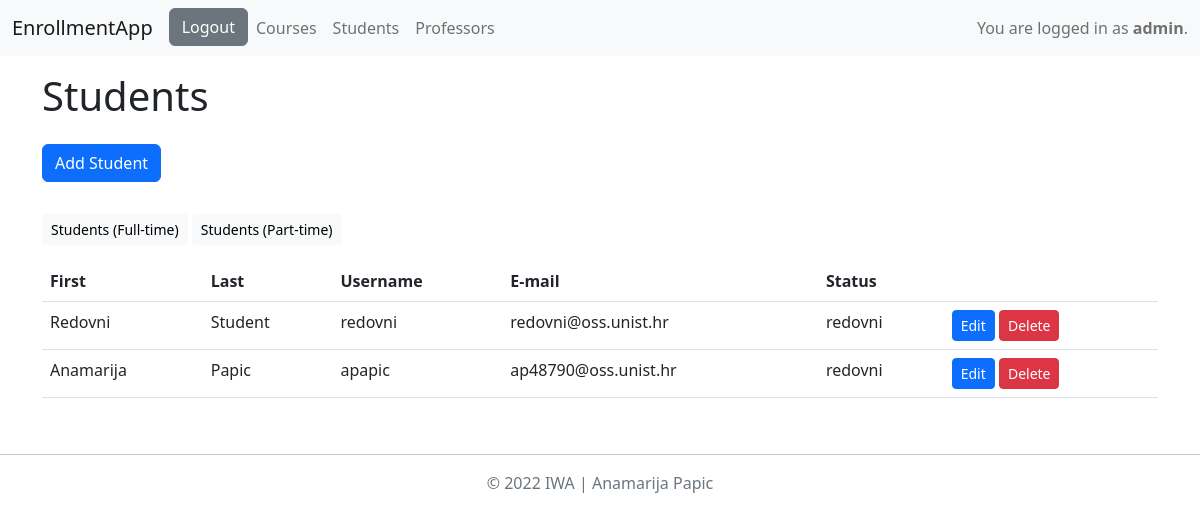
The app's page /all_students/ (signed in) with its own data.
### app/models.py (models this page shows)
class MyUser(AbstractUser):
    STATUS = (('none', 'None'), ('redovni', 'redovni student'), ('izvanredni', 'izvanredni student'))
    role = models.ForeignKey(Role, on_delete=models.CASCADE, null=True)
    status = models.CharField(max_length=20, choices=STATUS)

### app/decorators.py (the view)
    def wrap(*args, **kwargs):
        if args[0].user.role.role == Role.ADMIN:
            return function(*args, **kwargs)
        else:
            return redirect('login')

### app/views.py (called while the page is built)
@admin_required
def all_students(request):
    students = MyUser.objects.filter(role_id__role=Role.STUDENT)
    return render(request, 'all_students.html', {"students": students})

### app/templates/all_students.html (shortened to what this page needs)
{% extends 'base.html' %}
{% block all_students %}
<h1> Students </h1>
{% if request.user.is_superuser %}
    <a href="{% url 'add_user' 'STUDENT' %}" class="btn btn-primary my-3" role="button">Add Student</a>
    <br/>
    <a href="{% url 'students_ft' %}" class="btn btn-sm btn-light my-3" role="button">Students (Full-time)</a>
    <a href="{% url 'students_pt' %}" class="btn btn-sm btn-light my-3" role="button">Students (Part-time)</a>
{% endif %}
<table class="table">
    <thead>
        <tr>
            <th scope="col">First</th>
            <th scope="col">Last</th>
            <th scope="col">Username</th>
            <th scope="col">E-mail</th>
            <th scope="col">Status</th>
            <th scope="col"></th>
        </tr>
    </thead>
    <tbody>
        {% for student in students %}
            <tr>
                <td>{{student.first_name}}</td>
                <td>{{student.last_name}}</td>
                <td>{{student.username}}</td>
                <td>{{student.email}}</td>
                <td>{{student.status}}</td>
                <td>
                    {% if request.user.is_superuser %}
                        <a href="{% url 'edit_user' student.id %}" class="btn btn-sm btn-primary" role="button">Edit</a>
                        <button type="button" class="btn btn-sm btn-danger" data-bs-toggle="modal" data-bs-target="#deleteModal{{student.id}}">
                            Delete
                        </button>
                    {% endif %}
                </td>
            </tr>
        {% endfor %}
    </tbody>
</table>
{% endblock %}

### app/templates/base.html (shortened to what this page needs)
<!DOCTYPE html>
<html lang="en">
<head>
    <link href="https://cdn.jsdelivr.net/npm/bootstrap@5.2.0-beta1/dist/css/bootstrap.min.css" rel="stylesheet">
</head>
<body>
    <nav class="navbar navbar-expand-lg navbar-light bg-light">
        <div class="container-fluid">
            <a class="navbar-brand" href="#">EnrollmentApp</a>
            <div class="collapse navbar-collapse" id="navbarText">
                <ul class="navbar-nav me-auto mb-2 mb-lg-0">
                    <li class="nav-item">
                        {% if request.user.is_authenticated %}
                            <a href="{% url 'logout' %}" class="btn btn-secondary" role="button">Logout</a>
                        {% else %}
                            <a href="{% url 'login' %}" class="btn btn-secondary" role="button">Login</a>
                        {% endif %}
                    </li>
                    {% if request.user.is_superuser %}
                    <li class="nav-item">
                        <a href="{% url 'all_courses' %}" class="nav-link">Courses</a>
                    </li>
                    <li class="nav-item">
                        <a href="{% url 'all_students' %}" class="nav-link">Students</a>
                    </li>
                    <li class="nav-item">
                        <a href="{% url 'all_professors' %}" class="nav-link">Professors</a>
                    </li>
                    {% endif %}
                </ul>
                {% if request.user.is_authenticated %}
                    <span class="navbar-text">
                        You are logged in as <b>{{user.username}}</b>.
                    </span>
                {% endif %}
            </div>
        </div>
    </nav>
    <div class="container my-3">
        {% block all_students %}
        {% endblock %}
    </div>
    <footer class="py-3 my-4">
        <hr/>
        <p class="text-center text-muted">&copy; 2022 IWA | Anamarija Papic</p>
    </footer>
</body>
</html>

### records on screen
MyUser: username "admin"
MyUser: first_name "Redovni", last_name "Student", username "redovni", email "redovni@oss.unist.hr", status "redovni"
MyUser: first_name "Anamarija", last_name "Papic", username "apapic", email "ap48790@oss.unist.hr", status "redovni"
